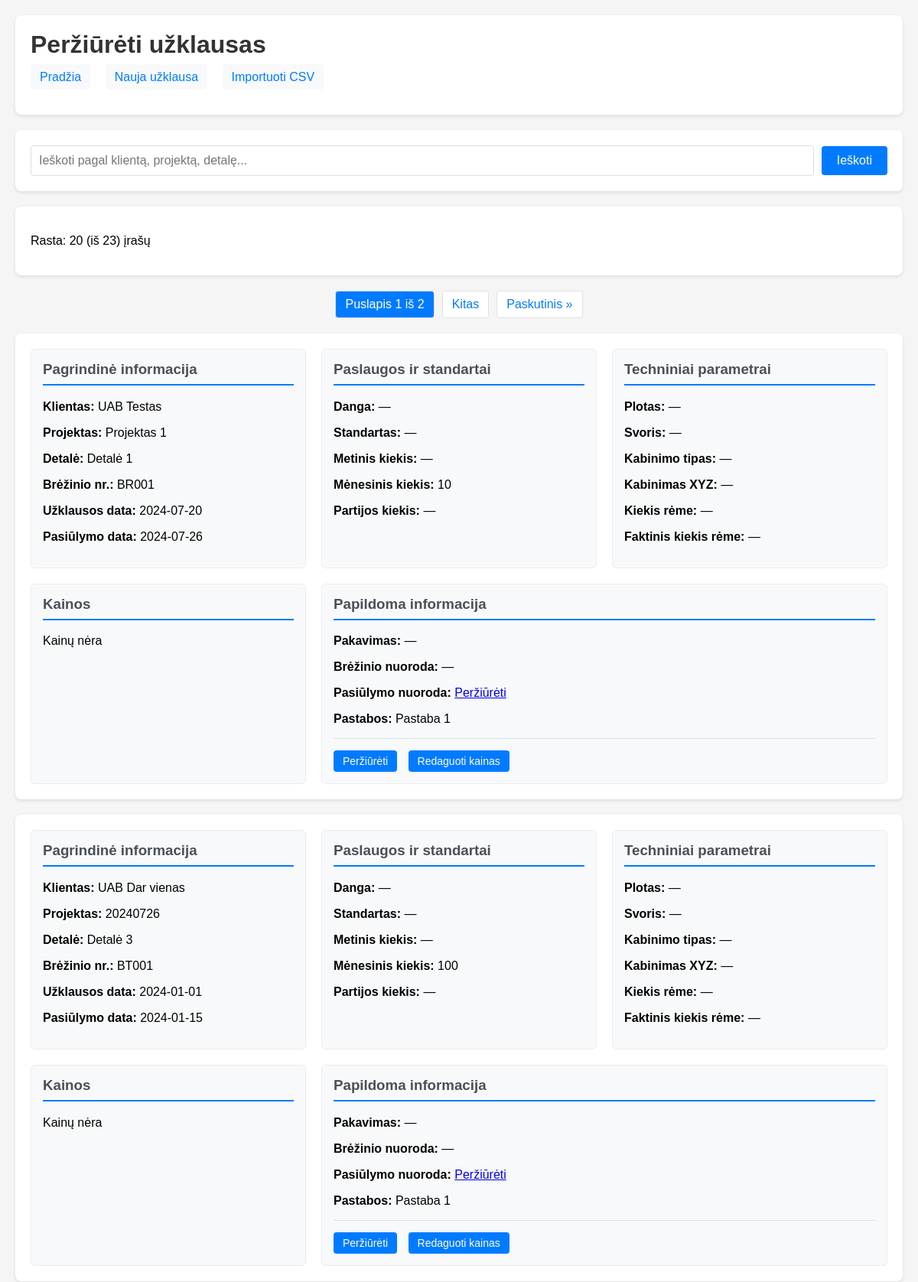
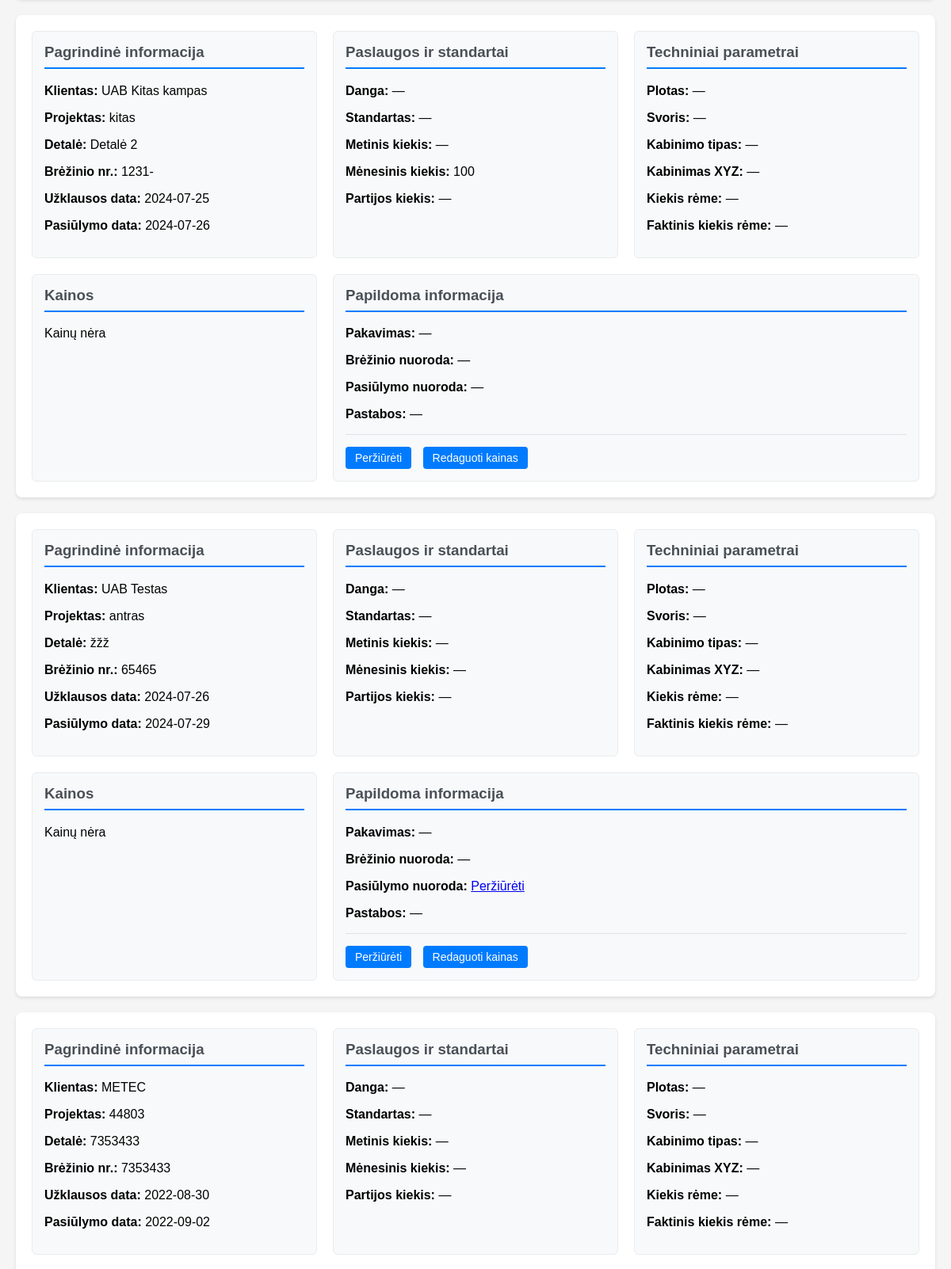
/detaliu_registras/uzklausos/ (upper part), run on the app's committed database (2 pictures, top to bottom).
### detaliu_registras/models.py (models this page shows, shortened)
class Uzklausa(models.Model):
    klientas = models.ForeignKey(Klientas, on_delete=models.CASCADE)
    projektas = models.ForeignKey(Projektas, on_delete=models.CASCADE)
    detale = models.ForeignKey(Detale, on_delete=models.CASCADE)

class Klientas(models.Model):
    vardas = models.CharField(max_length=100)
    adresas = models.CharField(max_length=255, blank=True, null=True)
    telefonas = models.CharField(max_length=20, blank=True, null=True)
    email = models.TextField(default='', blank=True)

class Projektas(models.Model):
    klientas = models.ForeignKey(Klientas, on_delete=models.CASCADE)
    pavadinimas = models.CharField(max_length=100)
    uzklausos_data = models.DateField(blank=True, null=True)
    pasiulymo_data = models.DateField(blank=True, null=True)

class Detale(models.Model):
    pavadinimas = models.CharField(max_length=100)
    brezinio_nr = models.CharField(max_length=100, blank=True, default='')
    nuotrauka = models.ImageField(upload_to='detales/', blank=True, null=True)
    nuoroda_pasiulymo = models.URLField(blank=True, default='')
    pastabos = models.TextField(blank=True, default='')
    kiekis_menesis = models.IntegerField(blank=True, null=True)
    danga = models.ForeignKey(Danga, on_delete=models.SET_NULL, blank=True, null=True)

### detaliu_registras/views.py (the view, shortened to what this page needs)
# urls.py: path('uzklausos/', views.UzklausaListView.as_view(), name='uzklausa_list'),
class UzklausaListView(ListView):
    model = Uzklausa
    template_name = 'detaliu_registras/uzklausa_list.html'
    context_object_name = 'uzklausos'
    paginate_by = 20
    def get_queryset(self):
        qs = (
            Uzklausa.objects
            .select_related('klientas', 'projektas', 'detale')
            .all()
        )
        q = self.request.GET.get('q', '').strip()
        return qs
    def get_context_data(self, **kwargs):
        ctx = super().get_context_data(**kwargs)
        ctx['filter_form'] = UzklausaFilterForm(self.request.GET)
        return ctx

### detaliu_registras/forms.py
class UzklausaFilterForm(forms.Form):
    q = forms.CharField(required=False, label='Paieška')

### detaliu_registras/templates/detaliu_registras/uzklausa_list.html (shortened to what this page needs)
<!DOCTYPE html>
<html lang="lt">
<head>
</head>
<body>
    <div class="header">
        <h1>Peržiūrėti užklausas</h1>
        <div class="nav-links">
            <a href="{% url 'detaliu_registras:index' %}">Pradžia</a>
            <a href="{% url 'detaliu_registras:uzklausa_create' %}">Nauja užklausa</a>
            <a href="{% url 'detaliu_registras:import_csv' %}">Importuoti CSV</a>
        </div>
    </div>
    <div class="search-container">
        <form method="GET" action="" class="search-form">
            <input type="text" name="q" placeholder="Ieškoti pagal klientą, projektą, detalę..." value="{{ request.GET.q }}">
            <input type="submit" value="Ieškoti">
        </form>
    </div>
    {% if uzklausos %}
        <div class="search-container">
            <p>Rasta: {{ uzklausos|length }} {% if is_paginated %}(iš {{ paginator.count }}){% endif %} įrašų</p>
        </div>
    {% endif %}
    {% if is_paginated %}
        <div class="pagination">
            <span class="current">
                Puslapis {{ page_obj.number }} iš {{ page_obj.paginator.num_pages }}
            </span>
            {% if page_obj.has_next %}
                <a href="?{% if request.GET.q %}q={{ request.GET.q }}&{% endif %}page={{ page_obj.next_page_number }}">Kitas</a>
                <a href="?{% if request.GET.q %}q={{ request.GET.q }}&{% endif %}page={{ page_obj.paginator.num_pages }}">Paskutinis &raquo;</a>
            {% endif %}
        </div>
    {% endif %}
    {% for uzklausa in uzklausos %}
       {% include "detaliu_registras/components/uzklausa_blokas.html" with uzklausa=uzklausa %}
    {% endfor %}
</body>
</html>

### detaliu_registras/templates/detaliu_registras/components/uzklausa_blokas.html
<div class="container">
    <div class="blokas-1">
        <h3>Pagrindinė informacija</h3>
        <p><strong>Klientas:</strong> {{ uzklausa.klientas.vardas }}</p>
        <p><strong>Projektas:</strong> {{ uzklausa.projektas.pavadinimas }}</p>
        <p><strong>Detalė:</strong> {{ uzklausa.detale.pavadinimas }}</p>
        <p><strong>Brėžinio nr.:</strong> {{ uzklausa.detale.brezinio_nr|default:"—" }}</p>
        <p><strong>Užklausos data:</strong> {{ uzklausa.projektas.uzklausos_data|date:"Y-m-d" }}</p>
        <p><strong>Pasiūlymo data:</strong> {{ uzklausa.projektas.pasiulymo_data|date:"Y-m-d"|default:"—" }}</p>
    </div>
    <div class="blokas-2">
        <h3>Paslaugos ir standartai</h3>
        <p><strong>Danga:</strong>
            {% for danga in uzklausa.detale.danga.all %}
                {{ danga.pavadinimas }}{% if not forloop.last %}, {% endif %}
            {% empty %}
                —
            {% endfor %}
        </p>
        <p><strong>Standartas:</strong> {{ uzklausa.detale.standartas|default:"—" }}</p>
        <p><strong>Metinis kiekis:</strong> {{ uzklausa.detale.kiekis_metinis|default:"—" }}</p>
        <p><strong>Mėnesinis kiekis:</strong> {{ uzklausa.detale.kiekis_menesis|default:"—" }}</p>
        <p><strong>Partijos kiekis:</strong> {{ uzklausa.detale.kiekis_partijai|default:"—" }}</p>
    </div>
    <div class="blokas-3">
        <h3>Techniniai parametrai</h3>
        <p><strong>Plotas:</strong> {{ uzklausa.detale.plotas|default:"—" }}</p>
        <p><strong>Svoris:</strong> {{ uzklausa.detale.svoris|default:"—" }}</p>
        <p><strong>Kabinimo tipas:</strong> {{ uzklausa.detale.kabinimo_tipas|default:"—" }}</p>
        <p><strong>Kabinimas XYZ:</strong> {{ uzklausa.detale.kabinimas_xyz|default:"—" }}</p>
        <p><strong>Kiekis rėme:</strong> {{ uzklausa.detale.kiekis_reme|default:"—" }}</p>
        <p><strong>Faktinis kiekis rėme:</strong>
            <span class="{% if uzklausa.detale.faktinis_kiekis_reme != uzklausa.detale.kiekis_reme %}mirksintis{% endif %}">
                {{ uzklausa.detale.faktinis_kiekis_reme|default:"—" }}
            </span>
        </p>
    </div>
    <div class="blokas-4">
        <h3>Kainos</h3>
        {% if uzklausa.detale.kainos.all %}
           {% include "detaliu_registras/components/kainos_lentele.html" with kainos=uzklausa.detale.kainos.all %}
        {% else %}
            <p>Kainų nėra</p>
        {% endif %}
    </div>
    <div class="blokas-5">
        <h3>Papildoma informacija</h3>
        <p><strong>Pakavimas:</strong> {{ uzklausa.detale.pakavimas|default:"—" }}</p>
        <p><strong>Brėžinio nuoroda:</strong>
            {% if uzklausa.detale.nuoroda_brezinio %}
                <a href="{{ uzklausa.detale.nuoroda_brezinio }}" target="_blank">Peržiūrėti</a>
            {% else %}
                —
            {% endif %}
        </p>
        <p><strong>Pasiūlymo nuoroda:</strong>
            {% if uzklausa.detale.nuoroda_pasiulymo %}
                <a href="{{ uzklausa.detale.nuoroda_pasiulymo }}" target="_blank">Peržiūrėti</a>
            {% else %}
                —
            {% endif %}
        </p>
        <p><strong>Pastabos:</strong> {{ uzklausa.detale.pastabos|default:"—" }}</p>
        {% include "detaliu_registras/components/uzklausa_actions.html" with uzklausa=uzklausa %}
    </div>
</div>

### detaliu_registras/templates/detaliu_registras/components/uzklausa_actions.html
<div class="uzklausa-actions">
            <a href="{% url 'detaliu_registras:uzklausa_detail' uzklausa.pk %}">Peržiūrėti</a>
            <a href="{% url 'detaliu_registras:kaina_update' uzklausa.pk %}" class="edit-prices">Redaguoti kainas</a>
        </div>

### detaliu_registras/templates/detaliu_registras/uzklausa_list.html (style rules this page uses)
body { font-family: Arial, sans-serif; margin: 0; padding: 20px; background-color: #f5f5f5; }
.header { background: white; padding: 20px; border-radius: 8px; box-shadow: 0 2px 4px rgba(0,0,0,0.1); margin-bottom: 20px; }
.header h1 { margin: 0 0 15px 0; color: #333; }
.nav-links { margin-bottom: 20px; }
.nav-links a { color: #007bff; text-decoration: none; margin-right: 15px; padding: 8px 12px; background: #f8f9fa; border-radius: 4px; transition: background-color 0.3s; }
.search-container { background: white; padding: 20px; border-radius: 8px; box-shadow: 0 2px 4px rgba(0,0,0,0.1); margin-bottom: 20px; }
.search-form { display: flex; gap: 10px; align-items: center; }
.search-form input[type="text"] { padding: 10px; font-size: 16px; border: 1px solid #ddd; border-radius: 4px; flex: 1; }
.search-form input[type="submit"] { padding: 10px 20px; font-size: 16px; background: #007bff; color: white; border: none; border-radius: 4px; cursor: pointer; transition: background-color 0.3s; }
.container { display: grid; grid-template-areas: "blokas-1 blokas-2 blokas-3" "blokas-4 blokas-5 blokas-5"; grid-template-columns: repeat(3, 1fr); grid-template-rows: auto auto; gap: 20px; padding: 20px; background: white; border-radius: 8px; box-shadow: 0 2px 4px rgba(0,0,0,0.1); margin-bottom: 20px; }
.blokas-1 { grid-area: blokas-1; }
.blokas-2 { grid-area: blokas-2; }
.blokas-3 { grid-area: blokas-3; }
.blokas-4 { grid-area: blokas-4; }
.blokas-5 { grid-area: blokas-5; }
.blokas-1, .blokas-2, .blokas-3, .blokas-4, .blokas-5 { border: 1px solid #e9ecef; padding: 15px; border-radius: 6px; background-color: #f8f9fa; }
.blokas-1 h3, .blokas-2 h3, .blokas-3 h3, .blokas-4 h3, .blokas-5 h3 { margin-top: 0; color: #495057; border-bottom: 2px solid #007bff; padding-bottom: 8px; }
.pagination { display: flex; justify-content: center; gap: 10px; margin: 20px 0; }
.pagination a, .pagination span { padding: 8px 12px; background: white; border: 1px solid #dee2e6; border-radius: 4px; text-decoration: none; color: #007bff; }
.pagination .current { background: #007bff; color: white; }
.uzklausa-actions { margin-top: 15px; padding-top: 15px; border-top: 1px solid #dee2e6; }
.uzklausa-actions a { display: inline-block; padding: 6px 12px; background: #007bff; color: white; text-decoration: none; border-radius: 4px; font-size: 14px; margin-right: 10px; }
.edit-prices { background: #28a745; }

### data on the page
Uzklausa: klientas.vardas "UAB Testas", projektas.pavadinimas "Projektas 1", detale.pavadinimas "Detalė 1", detale.brezinio_nr "BR001", projektas.uzklausos_data "2024-07-20", projektas.pasiulymo_data "2024-07-26", detale.standartas "—", detale.kiekis_metinis "—", detale.kiekis_menesis "10", detale.kiekis_partijai "—", detale.plotas "—", detale.svoris "—", detale.kabinimo_tipas "—", detale.kabinimas_xyz "—", detale.kiekis_reme "—", detale.faktinis_kiekis_reme "—", shows "Kainų nėra", detale.pakavimas "—", detale.pastabos "Pastaba 1"
Uzklausa: klientas.vardas "UAB Dar vienas", projektas.pavadinimas "20240726", detale.pavadinimas "Detalė 3", detale.brezinio_nr "BT001", projektas.uzklausos_data "2024-01-01", projektas.pasiulymo_data "2024-01-15", detale.standartas "—", detale.kiekis_metinis "—", detale.kiekis_menesis "100", detale.kiekis_partijai "—", detale.plotas "—", detale.svoris "—", detale.kabinimo_tipas "—", detale.kabinimas_xyz "—", detale.kiekis_reme "—", detale.faktinis_kiekis_reme "—", shows "Kainų nėra", detale.pakavimas "—", detale.pastabos "Pastaba 1"
Uzklausa: klientas.vardas "UAB Kitas kampas", projektas.pavadinimas "kitas", detale.pavadinimas "Detalė 2", detale.brezinio_nr "1231-", projektas.uzklausos_data "2024-07-25", projektas.pasiulymo_data "2024-07-26", detale.standartas "—", detale.kiekis_metinis "—", detale.kiekis_menesis "100", detale.kiekis_partijai "—", detale.plotas "—", detale.svoris "—", detale.kabinimo_tipas "—", detale.kabinimas_xyz "—", detale.kiekis_reme "—", detale.faktinis_kiekis_reme "—", shows "Kainų nėra", detale.pakavimas "—", detale.pastabos "—"
Uzklausa: klientas.vardas "UAB Testas", projektas.pavadinimas "antras", detale.pavadinimas "žžž", detale.brezinio_nr "65465", projektas.uzklausos_data "2024-07-26", projektas.pasiulymo_data "2024-07-29", detale.standartas "—", detale.kiekis_metinis "—", detale.kiekis_menesis "—", detale.kiekis_partijai "—", detale.plotas "—", detale.svoris "—", detale.kabinimo_tipas "—", detale.kabinimas_xyz "—", detale.kiekis_reme "—", detale.faktinis_kiekis_reme "—", shows "Kainų nėra", detale.pakavimas "—", detale.pastabos "—"
Uzklausa: klientas.vardas "METEC", projektas.pavadinimas "44803", detale.pavadinimas "7353433", detale.brezinio_nr "7353433", projektas.uzklausos_data "2022-08-30", projektas.pasiulymo_data "2022-09-02", detale.standartas "—", detale.kiekis_metinis "—", detale.kiekis_menesis "—", detale.kiekis_partijai "—", detale.plotas "—", detale.svoris "—", detale.kabinimo_tipas "—", detale.kabinimas_xyz "—", detale.kiekis_reme "—", detale.faktinis_kiekis_reme "—"

### other printed values
{{ uzklausos|length }} "20"
{{ paginator.count }} "23"
{{ page_obj.number }} "1"
{{ page_obj.paginator.num_pages }} "2"
